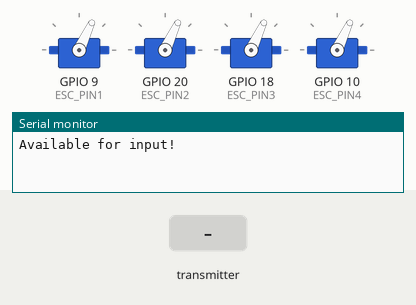
Recording of a sketch running on a simulated ESP32. Parts: 4 × servo, the last lines printed to the serial monitor. The inputs (shaded band) are chosen by the test bench.

Above: at 8.7 s.
8.8 s: the transmitter starts sending roll = 25
At 9.8 s:
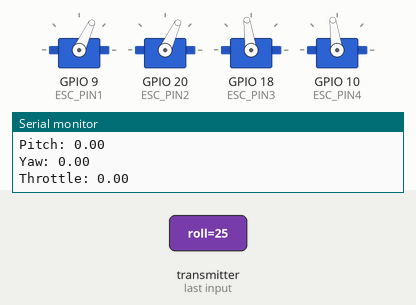
11.0 s: the transmitter starts sending yaw = 25
At 12.5 s:
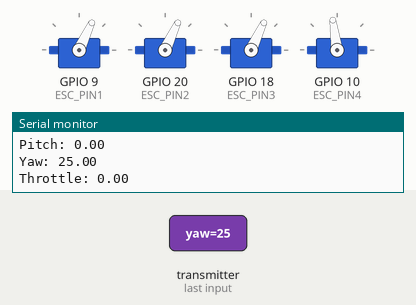
13.0 s: the transmitter starts sending pitch = 25
At 14.0 s:
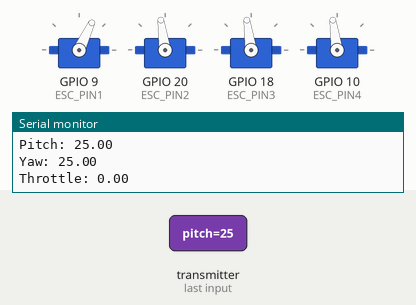
15.0 s: the transmitter starts sending roll = 0
At 16.7 s:
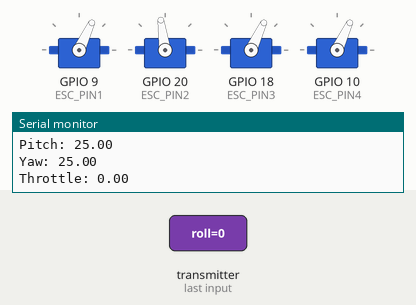
17.0 s: the transmitter starts sending yaw = 50
At 18.3 s:
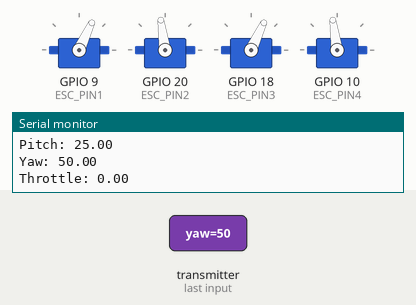
19.0 s: the transmitter starts sending pitch = 100
At 19.8 s:
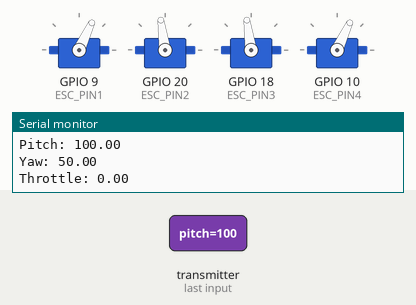
Timing chart, 0 to 22.0 s (numbered marks = the images above; inputs shaded):
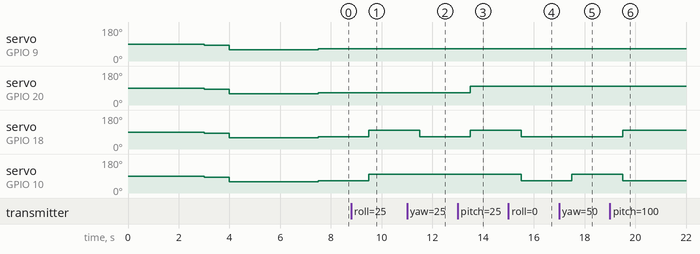

The sketch:

receiver.ino
```cpp
#include <esp_now.h>
#include <WiFi.h>

#include <ESP32Servo.h> // ESP32Servo library installed by Library Manager

#define ESC_PIN1 (9)
#define ESC_PIN2 (20)
#define ESC_PIN3 (18) // unuse
#define ESC_PIN4 (10)

#define MIN_SPEED 1148 // 1148 | 1000 both values depend on the motor
#define MAX_SPEED 1832 // 1832

Servo motors[4];

// in a cross or H motor configuration
// motor 1 front right
// motor 2 bottom right
// motor 3 bottom left
// motor 4 front left

typedef struct
{
  float roll;
  float yaw;
  float pitch;
  float throttle;
} struct_message;

struct_message myData = {0, 0, 0, 0};

void OnDataRecv(const uint8_t *mac, const uint8_t *incomingData, int len)
{
  memcpy(&myData, incomingData, sizeof(myData));
  Serial.print("Bytes received: ");
  Serial.println(len);
  Serial.print("Roll: ");
  Serial.println(myData.roll);
  Serial.print("Pitch: ");
  Serial.println(myData.pitch);
  Serial.print("Yaw: ");
  Serial.println(myData.yaw);
  Serial.print("Throttle: ");
  Serial.print(myData.throttle);
  Serial.println();
}

void motor_setup()
{
  pinMode(ESC_PIN1, OUTPUT);
  pinMode(ESC_PIN2, OUTPUT);
  pinMode(ESC_PIN3, OUTPUT);
  pinMode(ESC_PIN4, OUTPUT);
  motors[0].attach(ESC_PIN1);
  motors[1].attach(ESC_PIN2);
  motors[2].attach(ESC_PIN3);
  motors[3].attach(ESC_PIN4);

  delay(3000);
  for (int i = 0; i < 4; i++)
  {
    motors[i].writeMicroseconds(1400);
  }
  delay(1000);
  for (int i = 0; i < 4; i++)
  {
    motors[i].writeMicroseconds(MIN_SPEED);
  }
  delay(3500);
  Serial.println("Available for input!");
}

void setup()
{
  Serial.begin(115200);

  WiFi.mode(WIFI_MODE_STA);

  if (esp_now_init() != ESP_OK)
  {
    Serial.println("Error initializing ESP-NOW");
    return;
  }
  esp_now_register_recv_cb(esp_now_recv_cb_t(OnDataRecv));

  motor_setup();
}

void loop()
{
  float inputPerc[4];
  int input[4];
  myData.throttle = min(0.8f, myData.throttle);

  // 0.00 - 0.25;

  // This is for a H or Cross motor position
  inputPerc[0] = myData.throttle - myData.pitch - myData.roll - myData.yaw; // to show basic control
  inputPerc[1] = myData.throttle + myData.pitch - myData.roll + myData.yaw;
  inputPerc[2] = myData.throttle + myData.pitch + myData.roll - myData.yaw;
  inputPerc[3] = myData.throttle - myData.pitch + myData.roll + myData.yaw;
  for (int i = 0; i < 4; i++)
  {
    inputPerc[i] = max(inputPerc[i], 0.10f); // 0.10 should be 0.20 used for showcasing
    inputPerc[i] = min(inputPerc[i], 0.60f); // should be 1.00 but 0.60 is used for showcasing
    input[i] = inputPerc[i] * (MAX_SPEED - MIN_SPEED) + MIN_SPEED;
  }

  for (int i = 0; i < 4; i++)
  {
    motors[i].writeMicroseconds(input[i]);
  }

  delay(1000);
}
```

Measured:
- after the input at 8.8 s, servo on GPIO 18 (ESC_PIN3), servo on GPIO 10 (ESC_PIN4): 65° → 98° after 0.70 s
- after the input at 11.0 s, servo on GPIO 18 (ESC_PIN3): 98° → 65° after 0.50 s
- after the input at 13.0 s, servo on GPIO 20 (ESC_PIN2), servo on GPIO 18 (ESC_PIN3): 65° → 98° after 0.50 s
- after the input at 15.0 s, servo on GPIO 18 (ESC_PIN3), servo on GPIO 10 (ESC_PIN4): 98° → 65° after 0.50 s
- after the input at 17.0 s, servo on GPIO 10 (ESC_PIN4): 65° → 98° after 0.50 s
- after the input at 19.0 s, servo on GPIO 18 (ESC_PIN3): 65° → 98° after 0.50 s; servo on GPIO 10 (ESC_PIN4): 98° → 65° after 0.50 s
